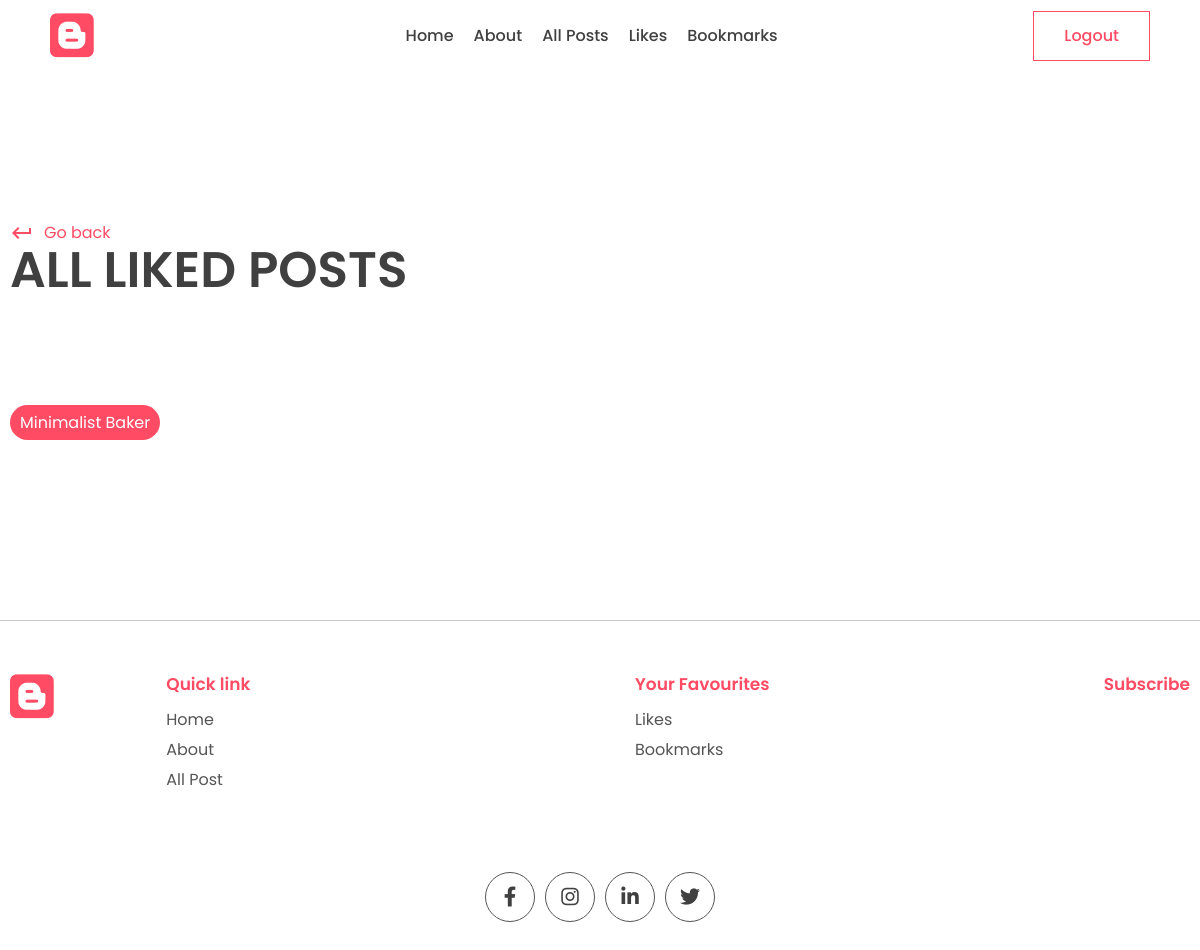
Before: /all_liked_posts/ (signed in) with the older database file.
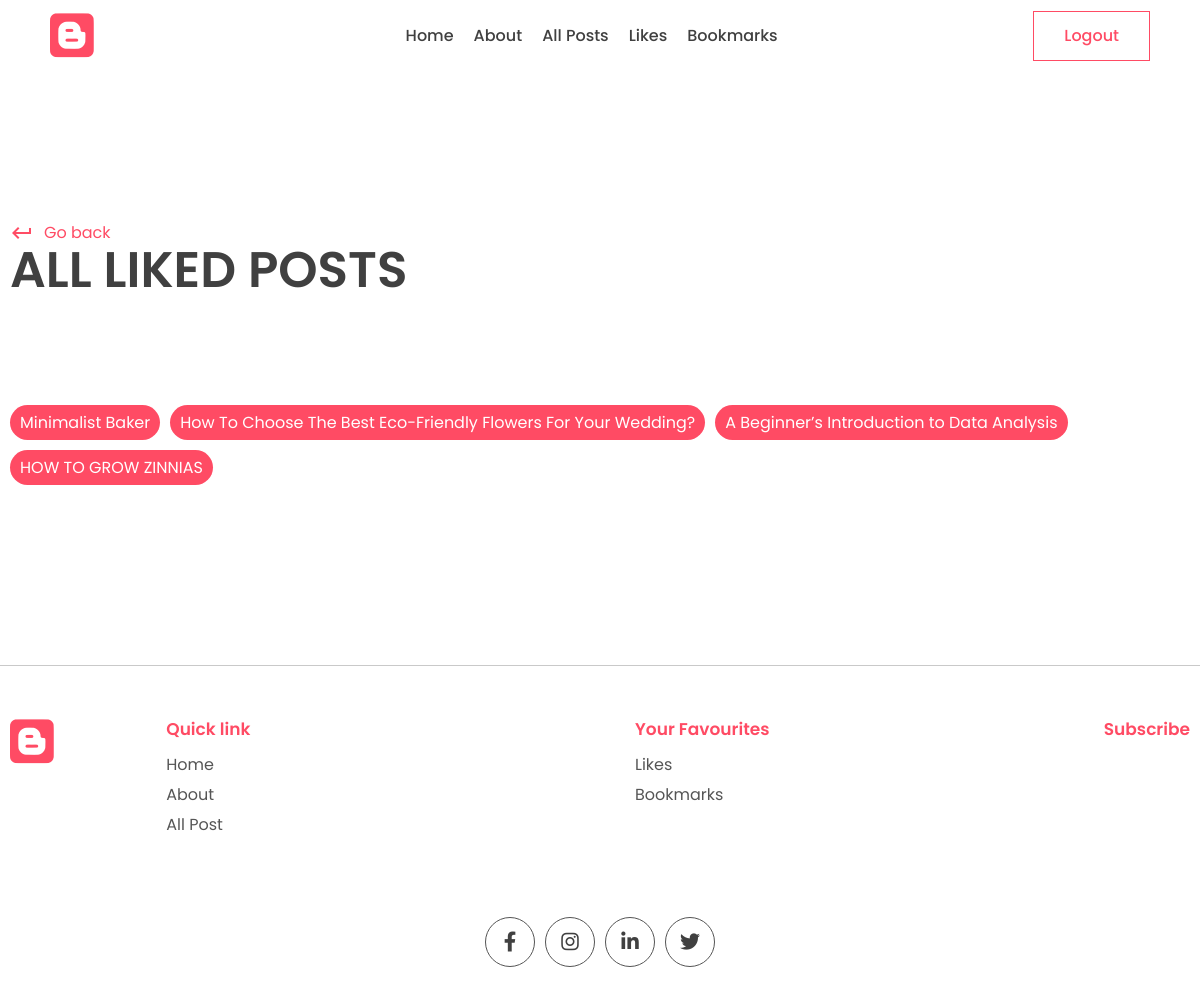
After: the same page with the newer database file.
### app/models.py (models this page shows, shortened)
class Post(models.Model):
    title = models.CharField(max_length=200)
    content = models.TextField()
    last_updated = models.DateTimeField(auto_now=True)
    slug = models.SlugField(max_length=200, unique=True)
    image = models.ImageField(null=True, blank=True, upload_to="images/")
    tags = models.ManyToManyField(Tag, blank=True, related_name='post')
    view_count = models.IntegerField(null=True, blank=True)
    is_featured = models.BooleanField(default=False)
    author = models.ForeignKey(
        User, on_delete=models.CASCADE, null=True, blank=True)
    bookmarks = models.ManyToManyField(
        User, related_name="bookmarks", default=None, blank=True)
    likes = models.ManyToManyField(
        User, related_name="post_like", default=None, blank=True)

### app/views.py (the view)
# urls.py: path('all_liked_posts/', views.all_liked_posts, name='all_liked_posts'),
def all_liked_posts(request):
    all_liked_posts = Post.objects.filter(likes=request.user)
    context = {'all_liked_posts': all_liked_posts}
    return render(request, 'app/all_liked_posts.html', context)

### app/templates/app/all_liked_posts.html (shortened to what this page needs)
{% extends "base.html" %}
{% block content %}
<main>
  <div class="container">
    <div class="page-top">
      <div class="top flex">
        <div class="page-name">
          <a href="" class="learn">
            <span class="material-icons"> keyboard_return </span> Go back
          </a>
          <h1>All Liked Posts</h1>
        </div>
      </div>
    </div>
  </div>
</main>
<section class="sp">
  <div class="container">
    <div class="blog-tags">
      {% for post in all_liked_posts %}
      <p class="tag">
        <a style="color: white;" href="{% url "post_page" post.slug %}">{{post.title}}</a>
      </p>
      {% endfor %}
    </div>
  </div>
</section>
{% endblock content %}

Changed rows visible on the page:
added Post: title "How To Choose The Best Eco-Friendly Flowers For Your Wedding?"
added Post: title "A Beginner’s Introduction to Data Analysis"
now on this page (row edited): Post: title "HOW TO GROW ZINNIAS"
